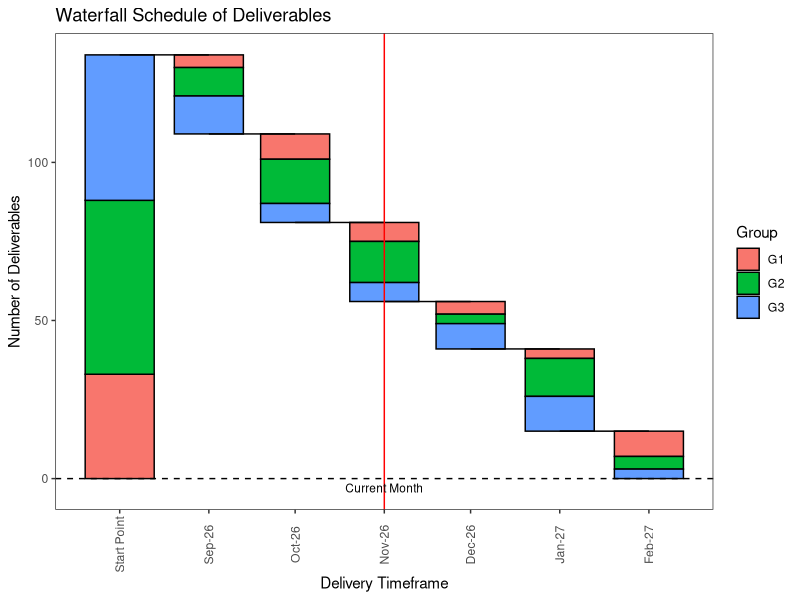

The R source for this figure:
## ---- chunk 1
library(dplyr)
library(lubridate)
library(ggplot2)
## ---- chunk 2
# Create mock data
month_range <- -2:3
df <- data.frame()

for (r in month_range){

    g1 <- sample(3:8,1)
    g2 <- sample(3:15,1)
    g3 <- sample(3:12,1)

    group <- data.frame(Group = c(rep("G1",g1), rep("G2", g2), rep("G3", g3)))
    month <- data.frame(Month = c(rep(floor_date(today() %m+% months(r), "month"), sum(g1, g2, g3))))
    set <- data.frame(Group = group, Month = month)
    df <- rbind(df, set)
}
## ---- chunk 3
# Each record corresponds to a scheduled deliverable
rbind(head(df,5), tail(df,5))
## ---- chunk 4
df$Value <- -1

df2 <- df %>% 
    select(Group, Value) %>% 
    group_by(Group) %>% 
    summarise(Value = sum(-Value)) %>% 
    ungroup() %>% 
    mutate(Month = floor_date(min(df$Month) %m+% (months(-1)))) %>%
    select(Group, Month, Value)

df <- rbind(df2,df)

df$Month <- ymd(df$Month)  #This date conversion is necessary for scale_x_date when we go to plot

all.equal(sum(df$Value), 0)   # check that the sum of the values is zero
## ---- chunk 5
rbind(head(df,5), tail(df,5))
## ---- chunk 6

data1 <- df %>% 
    select(Month, Value) %>% 
    group_by(Month) %>% 
    summarise(Value = sum(Value)) %>% 
    ungroup()

data1 <- data1  %>%
    mutate(
        yend = round(cumsum(Value), 3),
        ystart = lag(cumsum(Value), default = 0),
        xstart = c(head(Month, -1), NA),
        xend = c(tail(Month, -1), NA))
## ---- chunk 7
data1
## ---- chunk 8
data2 <- df %>%
    select(Month, Group, Value) %>% 
    group_by(Month, Group) %>% 
    summarise(Value = sum(Value)) %>% 
    ungroup()

data2 <- data2 %>%
    mutate(
       yend2 = cumsum(Value),
       ystart2 = lag(cumsum(Value), default = 0) 
    )

data2 <- data2 %>% 
    left_join(data1, by = "Month") %>%
    select(-c("Value.x", "Value.y"))  # These variables are no longer needed
## ---- chunk 9
rbind(head(data2,5), tail(data2,5))
## ---- chunk 10
month_label <- c("Start Point", tail(format(as.Date(seq(from = min(data1$Month), to = max(data1$Month), 
                                                          by = "month")), "%b-%y"), -1))

ggplot(data2) +
    geom_rect(aes(xmin = ymd(Month) - days(12),
                  xmax = ymd(Month) + days(12), ymin = yend2, ymax = ystart2,
                  fill = Group),
              colour = "black") +
    geom_segment(data = data1[1:(nrow(data1) -1),],aes(x = ymd(xstart),
                                                       xend = ymd(xend),
                                                       y = yend,
                                                       yend = yend)) +
    geom_hline(yintercept = 0, linetype=2) +
    geom_vline(xintercept = floor_date(today(), "month"), linetype=1, colour = "red", 
               show.legend = TRUE) +
    annotate("text", x = floor_date(today(), "month"), y = -3, label = "Current Month", size = 3) +
    labs(y = "Number of Deliverables", x = "Delivery Timeframe", 
         title = "Waterfall Schedule of Deliverables") +
    scale_x_date(breaks = seq(from = min(data1$Month), to = max(data1$Month), by = "month"), labels = month_label) +
    theme_bw()+
    theme(legend.position = "right", panel.grid = element_blank(), axis.text.x = element_text(angle = 90, vjust = .5))

